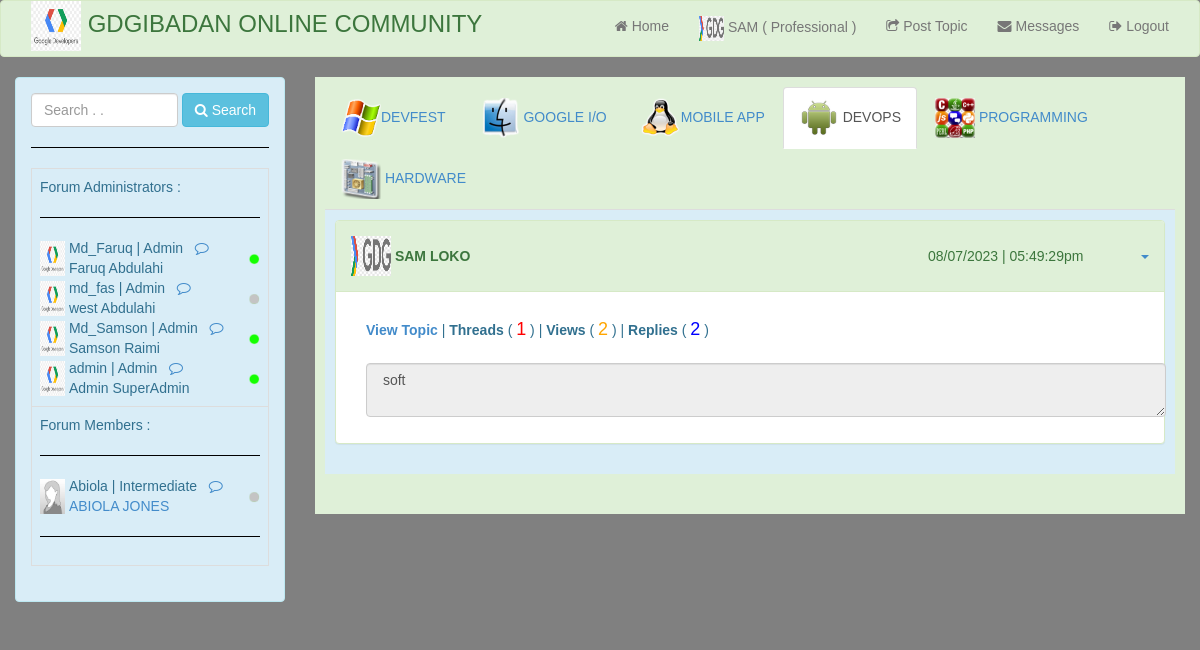
Page /members/devops.php (signed in) on the committed database.
### tables this page shows
CREATE TABLE `members` (
  `member_id` int(11) NOT NULL,
  `image` varchar(100) NOT NULL,
  `firstname` varchar(20) NOT NULL,
  `surname` varchar(20) NOT NULL,
  `phnnumber` varchar(100) NOT NULL,
  `sex` varchar(6) NOT NULL,
  `invite` varchar(100) NOT NULL,
  `date_of_birth` varchar(100) NOT NULL,
  `username` varchar(100) NOT NULL,
  `password` varchar(100) NOT NULL,
  `access` varchar(50) NOT NULL,
  `status` varchar(100) NOT NULL,
  `acct_status` varchar(100) NOT NULL,
  `topic_ctr` int(11) NOT NULL,
  `threads_ctr` int(11) NOT NULL,
  `replies_ctr` int(11) NOT NULL,
  `delstatus` int(11) NOT NULL
);

CREATE TABLE `user` (
  `lname` varchar(100) NOT NULL,
  `fname` varchar(100) NOT NULL,
  `password` varchar(100) NOT NULL,
  `username` varchar(100) NOT NULL,
  `user_id` int(15) NOT NULL,
  `last_logtime` varchar(100) NOT NULL,
  `status` varchar(100) NOT NULL,
  `delstatus` int(11) NOT NULL
);

CREATE TABLE `post` (
  `post_id` int(11) NOT NULL,
  `member_id` int(11) NOT NULL,
  `post_content` longtext NOT NULL,
  `date_posted` varchar(100) NOT NULL,
  `post_image` varchar(150) NOT NULL,
  `post_title` varchar(100) NOT NULL,
  `topic` varchar(50) NOT NULL,
  `views` int(11) NOT NULL,
  `replies` int(11) NOT NULL,
  `threads` int(11) NOT NULL,
  `access` varchar(100) NOT NULL,
  `delstatus` int(11) NOT NULL
);

### session.php (called while the page is built, shortened)
<?php
$session_id=$_SESSION['id'];
$user_query = $conn->query("select * from members where member_id = '$session_id'");
$user_row = $user_query->fetch();
$name = $user_row['firstname'];
$imgxyz = $user_row['image'];
$member_type = $user_row['access'];
?>

### members/feed_devops.php (the view, shortened to what this page needs)
<?php
$conn = new PDO('mysql:host=localhost;dbname=bcc_forum', 'root', '');
include('../session.php');
  ?>
	<div class="jumbotron  alert-info">
<?php
									$post_query = $conn->query("select * from post LEFT JOIN members on post.member_id = members.member_id where topic='DEVOPS' and post.delstatus=0 order by post_id DESC");
									while($post_row = $post_query->fetch()){
                                    $ppppp=$post_row['post_id'];
                                    $access_query = $conn->query("select * from post where post_id='$ppppp'");
									while($access_row = $access_query->fetch())
                                    {
									   $access=$access_row['access'];
                                        $user_idx=$access_row['member_id'];
									}
								?>
									<div class="panel panel-success">
                                 <div class="panel-heading">
                                 <table border="0">
                                 <tr>
                                 <td>
                                  <img src="
                                <?php
                                 if($access=="Admin")
                                 {
                                    echo  "../images/logo.png";
                                 }
                                 else
                                 {echo  $post_row['image'];}?>" width="40" height="40" alt="..." class="img-square">
                                 </td>
                                 <td>
                                </td>
                                 <td width="545">
                                <strong><?php
                                  if($access=="Admin")
                                 {
                                  	$name_query = $conn->query("select * from user where user_id='$user_idx'");
									while($name_row = $name_query->fetch())
                                    {
									  echo $name_row['lname']." ".$name_row['fname']." - Admin";
									}
                                    }
                                 else
                                 {
                                    echo $post_row['firstname']." ".$post_row['surname'];
                                     }
                              ?></strong></td>
                                  <td >
                                </td>
                                 <td width="200"> <?php echo $post_row['date_posted'];?>  </td>
                                 <?php if($post_row['member_id']==$session_id){ ?>
                                 <td> <ul class="nav navbar-nav navbar-right">
        <li class="dropdown">
          <a href="#" class="dropdown-toggle" data-toggle="dropdown"><b class="caret"></b></a>
        </li>
      </ul></td>
      <?php  } ?>
                                 </tr></table>
  </div>
								<div class="panel-body">
                                <center>
                                <table><tr><td width="800">
                                 <div class="panel-heading">
                                 <table border="0" width="800">
                                  <tr><td width="500">
                                   <a href="add_views.php?id=<?php echo $ppppp ?>"><b>View Topic</b></a> | <b>Threads</b> ( <font color="red" size="4"><?php echo $post_row['threads'] ;?></font> ) | <b>Views</b> ( <font color="orange" size="4"><?php  echo $post_row['views']; ?></font> ) | <b>Replies</b> ( <font color="blue" size="4"><?php echo $post_row['replies']; ?></font> )</td>
                                  </tr>
                                   <tr>
                                   <td width="500">
                                   </td>
                                  </tr>
                                 <tr><td width="500">  <textarea class="form-control" rows="2" readonly="true" disabled=""> <?php echo $post_row['post_title']; ?></textarea> </tr></table>
                                 </div>
                                 </td></tr></table>
                                 </center>
								</div>
								</div>
								<?php } ?>

### members/navbar.php (shortened to what this page needs)
<?php
 include('header.php'); ?>
<?php include('../session.php'); ?>
<nav class="navbar navbar-default alert-success " role="navigation">
  <div class="container-fluid">
    <div class="collapse navbar-collapse" id="bs-example-navbar-collapse-1">
          <font size="5">
            <a href="home.php"><img src="../images/logo.png" width="50" height="50" alt="..." class="img-square"/></a> GDGIBADAN ONLINE COMMUNITY
         </font>
      <ul class="nav navbar-nav navbar-right">
      	<li><a href="home.php"><i class="fa fa-home"></i> Home</a></li>
        	<li><a href="profile.php"><img src="<?php echo $imgxyz; ?>" width="25" height="25" alt="..." class="img-square"/> <?php echo $name." ( ".$member_type." ) "; ?></a></li>
    	<li><a href="poster.php"><i class="fa fa-share-square-o"></i> Post Topic</a></li>
     <?php
     $mctr=0;
                                       ?>
       	<li><a href="inbox.php"><i class="fa fa-envelope"></i> Messages<?php if($mctr==0){}else{ ?>&nbsp;<span class="badge badge-info alert-danger"><?php echo $mctr; ?> </span> <?php } ?></a></li>
            <li><a href="../logout.php?id=<?php echo $session_id; ?>"><i class="fa fa-sign-out"></i> Logout</a></li>
      </ul>
    </div>
  </div>
</nav>

### members/sidebar.php (shortened to what this page needs)
 <?php
  include('header.php');
  include('../session.php');
  ?>
 	<table cellpadding="0" cellspacing="0" border="0" class="table table-bordered" id="example"  >
	<tr>
<td>
   Forum Administrators :
                  <hr />
	<?php
		$query = $conn->query("select * from user order by lname ASC") or die(mysql_error());
		while ($row = $query->fetch()) {?>
         <table cellpadding="0" cellspacing="0" border="0"   id="example" width="220">
         <tr>
   <td rowspan="2"><img src="../images/logo.png" width="25" height="35" class="img-square" /></td>
    <td rowspan="2">&nbsp;</td>
        	<td width="197"><?php echo $row['username']." | Admin"; ?> &nbsp; <a href="compose_msg_admin.php?id=<?php echo $row['user_id'] ;  ?>" title="click to send a message to <?php echo $row['fname']." ".$row['lname']; ?>"><i class="fa fa-comment-o"></i></a></td>
	 <td  rowspan="2"><?php
            if($row['status']=="active"){
                ?>
            <img src="../images/active.png" width="12" height="12" alt="..." class="img-circle">
                 <?php
            }
            else
            {
                ?>
                <img src="../images/inactive.png" width="12" height="12" alt="..." class="img-circle">
             <?php
            }
             ?> </td>
		</tr>
        <tr>
        	<td colspan="2"> <?php echo $row['fname']." ".$row['lname']; ?> </td>
        </tr>
        	</table>
        <?php
		}?>
</td>
</tr>
		<tr>
         <td>
           Forum Members :
                  <hr />
           	<?php
		$query = $conn->query("select * from members order by surname ASC") or die(mysql_error());
		while ($row = $query->fetch()) {
		$id = $row['member_id'];
        if($id==$session_id){
            	$query1 = $conn->query("select * from members where member_id='$session_id'") or die(mysql_error());
		while ($row1 = $query1->fetch())
        {
		   if($row1['acct_status']=="Unactive")
           {
            ?>
            <script>
						 alert('Your account has been Deactivated by the Administrator. Pls. contact the admin for clarifications. Thank you.');
                     	window.location = 'logout.php';
							</script>
            <?php
           }
		}
        }else{
		?>
         <table cellpadding="0" cellspacing="0" border="0"   id="example" width="220">
         <tr>
   <td rowspan="2"><img src="<?php echo $row['image']; ?>" width="25" height="35" class="img-square" /></td>
    <td rowspan="2">&nbsp;</td>
        	<td width="197"><?php echo $row['username']." | ".$row['access']; ?> &nbsp; <a href="compose_msg.php?id=<?php echo $id;  ?>" title="click to send a message to <?php echo $row['firstname']." ".$row['surname']; ?>"><i class="fa fa-comment-o"></i></a></td>
	 <td  rowspan="2"><?php
            if($row['status']=="active"){
                ?>
            <img src="../images/active.png" width="12" height="12" alt="..." class="img-circle">
                 <?php
            }
            else
            {
                ?>
                <img src="../images/inactive.png" width="12" height="12" alt="..." class="img-circle">
             <?php
            }
             ?> </td>
		</tr>
        <tr>
        	<td colspan="2"><a href="view_profile.php?id=<?php echo $id; ?>"><?php echo $row['firstname']." ".$row['surname']; ?></a></td>
        </tr>
        	</table>
                <hr />
               <?php
              }}?>
        </td>
        </tr>
	</table>

### css/my_style.css (style rules this page uses)
body { font-family:'ProximaNova-Light',Helvetica,Arial,sans-serif !important; }
#home { background-attachment: fixed; background-color: grey; background-position: left 40px; background-repeat: no-repeat; }
#home .jumbotron { padding:10px !important; }
#home hr { border-color:black !important; }

### rows in the picture
members: image (picture), firstname "SAM", access "Professional"
user: username "Md_Faruq", fname "Faruq", lname "Abdulahi"
user: username "md_fas", fname "west", lname "Abdulahi"
user: username "Md_Samson", fname "Samson", lname "Raimi"
user: username "admin", fname "Admin", lname "SuperAdmin"
members: image (picture), username "Abiola", access "Intermediate", firstname "ABIOLA", surname "JONES"
post: member.image (picture), member.firstname "SAM", member.surname "LOKO", date_posted "08/07/2023 | 05:49:29pm", threads "1", views "2", replies "2", post_title "soft"
